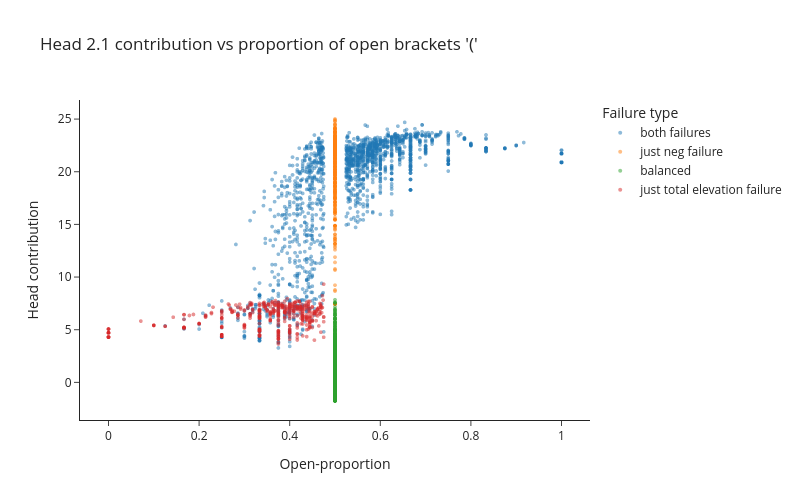

The notebook cell this image was saved under:
### Markdown cell above
You can also compare this to head 2.1:

### Code cell
plotly_utils.plot_contribution_vs_open_proportion(
    h21_in_unbalanced_dir,
    "Head 2.1 contribution vs proportion of open brackets '('",
    failure_types_dict,
    data,
)

### Figure 1 — Plotly figure (JSON) as saved in the notebook; plotly's stock layout.template omitted (floating-point values rounded to 4 significant figures; data arrays with more than 128 entries replaced by an {"elided": "..."} marker saying what was removed)
{"data": [{"hovertemplate": "color=both failures<br>Open-proportion=%{x}<br>Head contribution=%{y}<extra></extra>", "legendgroup": "both failures", "marker": {"color": "#1F77B4", "size": 4, "symbol": "circle"}, "mode": "markers", "name": "both failures", "opacity": 0.5, "showlegend": true, "type": "scattergl", "x": {"elided": "1723 float values"}, "xaxis": "x", "y": {"elided": "1723 float values"}, "yaxis": "y"}, {"hovertemplate": "color=just neg failure<br>Open-proportion=%{x}<br>Head contribution=%{y}<extra></extra>", "legendgroup": "just neg failure", "marker": {"color": "#FF7F0E", "size": 4, "symbol": "circle"}, "mode": "markers", "name": "just neg failure", "opacity": 0.5, "showlegend": true, "type": "scattergl", "x": {"elided": "512 float values"}, "xaxis": "x", "y": {"elided": "512 float values"}, "yaxis": "y"}, {"hovertemplate": "color=balanced<br>Open-proportion=%{x}<br>Head contribution=%{y}<extra></extra>", "legendgroup": "balanced", "marker": {"color": "#2CA02C", "size": 4, "symbol": "circle"}, "mode": "markers", "name": "balanced", "opacity": 0.5, "showlegend": true, "type": "scattergl", "x": {"elided": "2284 float values"}, "xaxis": "x", "y": {"elided": "2284 float values"}, "yaxis": "y"}, {"hovertemplate": "color=just total elevation failure<br>Open-proportion=%{x}<br>Head contribution=%{y}<extra></extra>", "legendgroup": "just total elevation failure", "marker": {"color": "#D62728", "size": 4, "symbol": "circle"}, "mode": "markers", "name": "just total elevation failure", "opacity": 0.5, "showlegend": true, "type": "scattergl", "x": {"elided": "481 float values"}, "xaxis": "x", "y": {"elided": "481 float values"}, "yaxis": "y"}], "layout": {"height": 500, "legend": {"title": {"text": "Failure type"}, "tracegroupgap": 0}, "title": {"text": "Head 2.1 contribution vs proportion of open brackets '('"}, "width": 800, "xaxis": {"anchor": "y", "domain": [0.0, 1.0], "title": {"text": "Open-proportion"}}, "yaxis": {"anchor": "x", "domain": [0.0, 1.0], "title": {"text": "Head contribution"}}}}
